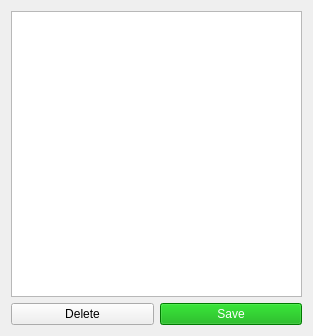
<?xml version="1.0" encoding="UTF-8"?>
<ui version="4.0">
 <class>SettingsDialog</class>
 <widget class="QWidget" name="SettingsDialog">
  <property name="geometry">
   <rect>
    <x>0</x>
    <y>0</y>
    <width>313</width>
    <height>336</height>
   </rect>
  </property>
  <property name="windowTitle">
   <string>SettingsDialog</string>
  </property>
  <layout class="QGridLayout" name="gridLayout">
   <item row="2" column="0">
    <widget class="QPushButton" name="deleteSshSession">
     <property name="styleSheet">
      <string notr="true">background-color: rgb(255, 0, 0);
color: rgb(255, 255, 255);

QPushButton {
	background-color: rgb(255, 0, 0);
	color: rgb(255, 255, 255);
}

QPushButton:hover {
	background-color: rgb(255, 0, 0);
	color: rgb(255, 255, 255);
}

QPushButton:pressed {
	background-color: rgb(255, 0, 0);
	color: rgb(255, 255, 255);
}
QPushButton:active {
	background-color: rgb(255, 0, 0);
	color: rgb(255, 255, 255);
}</string>
     </property>
     <property name="text">
      <string>Delete</string>
     </property>
    </widget>
   </item>
   <item row="2" column="1">
    <widget class="QPushButton" name="save">
     <property name="styleSheet">
      <string notr="true">color: rgb(255, 255, 255);
background-color: rgb(0, 170, 0);</string>
     </property>
     <property name="text">
      <string>Save</string>
     </property>
    </widget>
   </item>
   <item row="1" column="0" colspan="2">
    <widget class="QListWidget" name="sshSessionsList">
     <property name="layoutMode">
      <enum>QListView::Batched</enum>
     </property>
    </widget>
   </item>
  </layout>
 </widget>
 <resources/>
 <connections/>
</ui>
